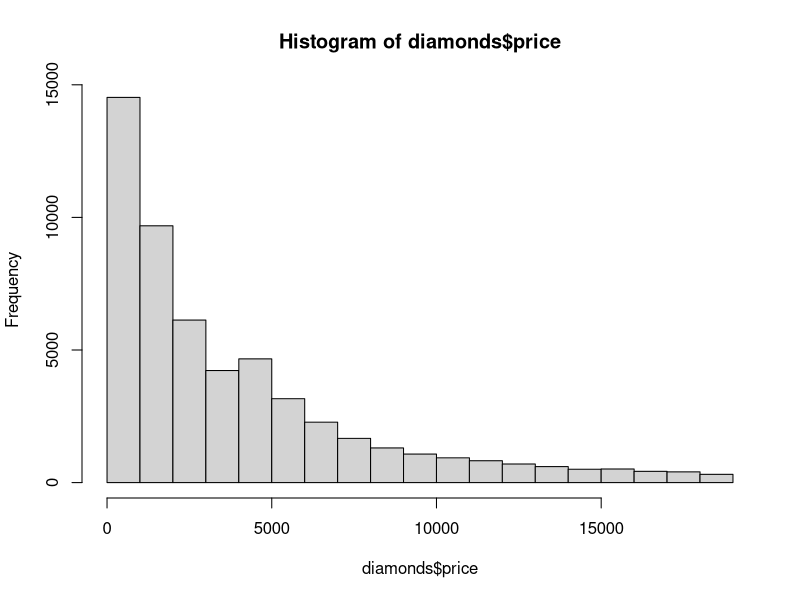
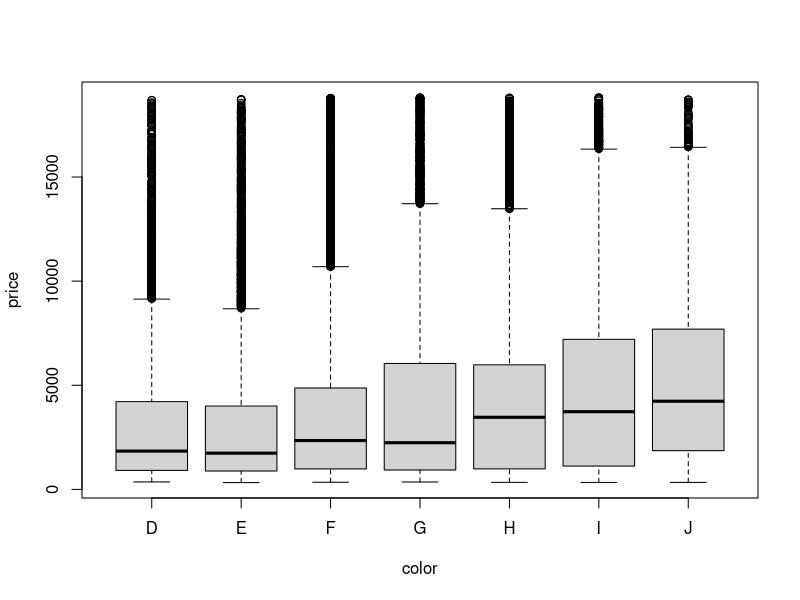

R code for these plots, in order:
## ---- chunk 1
knitr::opts_chunk$set(echo = TRUE)
## ---- chunk 2
me<-c("Ryan","Safner")
me
class(me)
## ---- chunk 3
x<-c(2,4,6,8,10)
## ---- chunk 4
mean(x)
## ---- chunk 5
y.i<-c(2,4,6)
p.i<-c(0.5,0.25,0.25)
## ---- chunk 6
rv<-data.frame(y.i,p.i)
rv
## ---- chunk 7
sum(rv$y.i*rv$p.i)
## ---- chunk 8
rv$deviations<-(rv$y.i-3.5)
rv
## ---- chunk 9
rv$devsq<-(rv$deviations^2)
rv
## ---- chunk 10
rv$weighteddevsq<-(rv$devsq*rv$p.i)
rv
## ---- chunk 11
sum(rv$weighteddevsq)
sqrt(sum(rv$weighteddevsq))
## ---- chunk 12
pnorm(60, mean=65, sd=4, lower.tail=FALSE) 
## ---- chunk 13
pnorm(60, mean=65, sd=4, lower.tail=TRUE) 
## ---- chunk 14
pnorm(69, mean=65, sd=4, lower.tail=TRUE)-pnorm(61, mean=65, sd=4, lower.tail=TRUE)
## ---- chunk 15
pnorm(73, mean=65, sd=4, lower.tail=TRUE)-pnorm(57, mean=65, sd=4, lower.tail=TRUE)
## ---- chunk 16
library(ggplot2)
## ---- chunk 17
str(diamonds)
## ---- chunk 18
summary(diamonds$carat)
summary(diamonds$depth)
summary(diamonds$table)
summary(diamonds$price)
## ---- chunk 19
table(diamonds$cut)
table(diamonds$color)
table(diamonds$clarity)
## ---- chunk 20
summary(diamonds)
## ---- chunk 21
hist(diamonds$price)
## ---- chunk 22
boxplot(price~color,data=diamonds)
